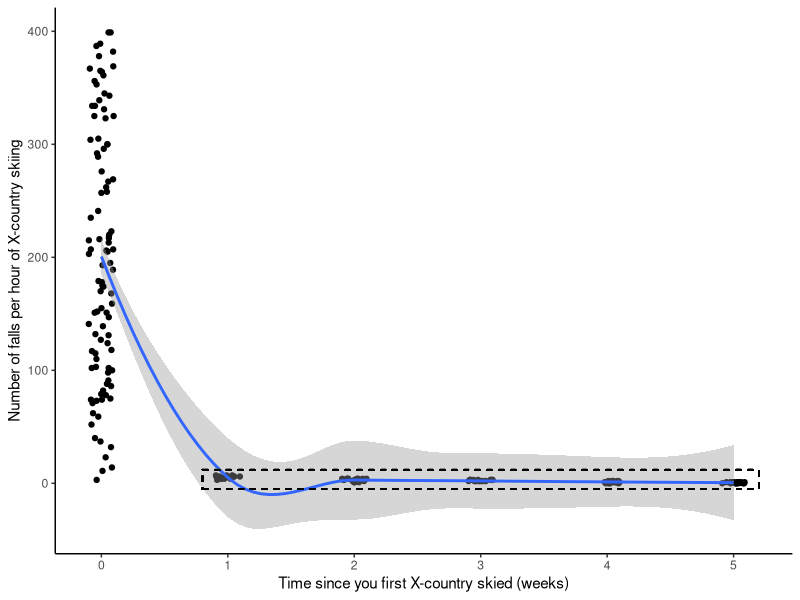

Source code (R):
## ---- chunk 1
df=data.frame(
  y=c(
    sample(c(0:400), 100, replace=T), 
    sample(c(3:7), 20, replace=T),
    sample(c(1:4), 20, replace=T),
    sample(c(2:3), 20, replace=T),
    sample(c(0:2), 20, replace=T),
    sample(c(0:1), 20, replace=T)
  ),
  x=c(
    rep(0, times=100), 
    rep(1, times=20), 
    rep(2, times=20), 
    rep(3, times=20), 
    rep(4, times=20), 
    rep(5, times=20) 
  )
)

## ---- chunk 2
require(ggplot2)

## ---- chunk 3


mainplot <- ggplot(data = df, aes(y = y, x = x) ) +
  geom_jitter(width = 0.1, height = 0) +
  geom_smooth()+
  geom_rect(data=df,aes(xmin=0.8,
                        xmax = 5.2,
                        ymin = -5,
                        ymax = 12), color = "black", fill=NA,
            linetype = 2)+
  xlab('Time since you first X-country skied (weeks)')+
  ylab('Number of falls per hour of X-country skiing')+
  theme_bw()+
  theme(panel.grid.major = element_blank(),
        panel.grid.minor = element_blank(),
        axis.line = element_line(colour="black", linetype="solid"),
        panel.background = element_rect(fill = "white",colour = "white", size = 0.5, linetype = "solid"),
        panel.border = element_blank())
mainplot

